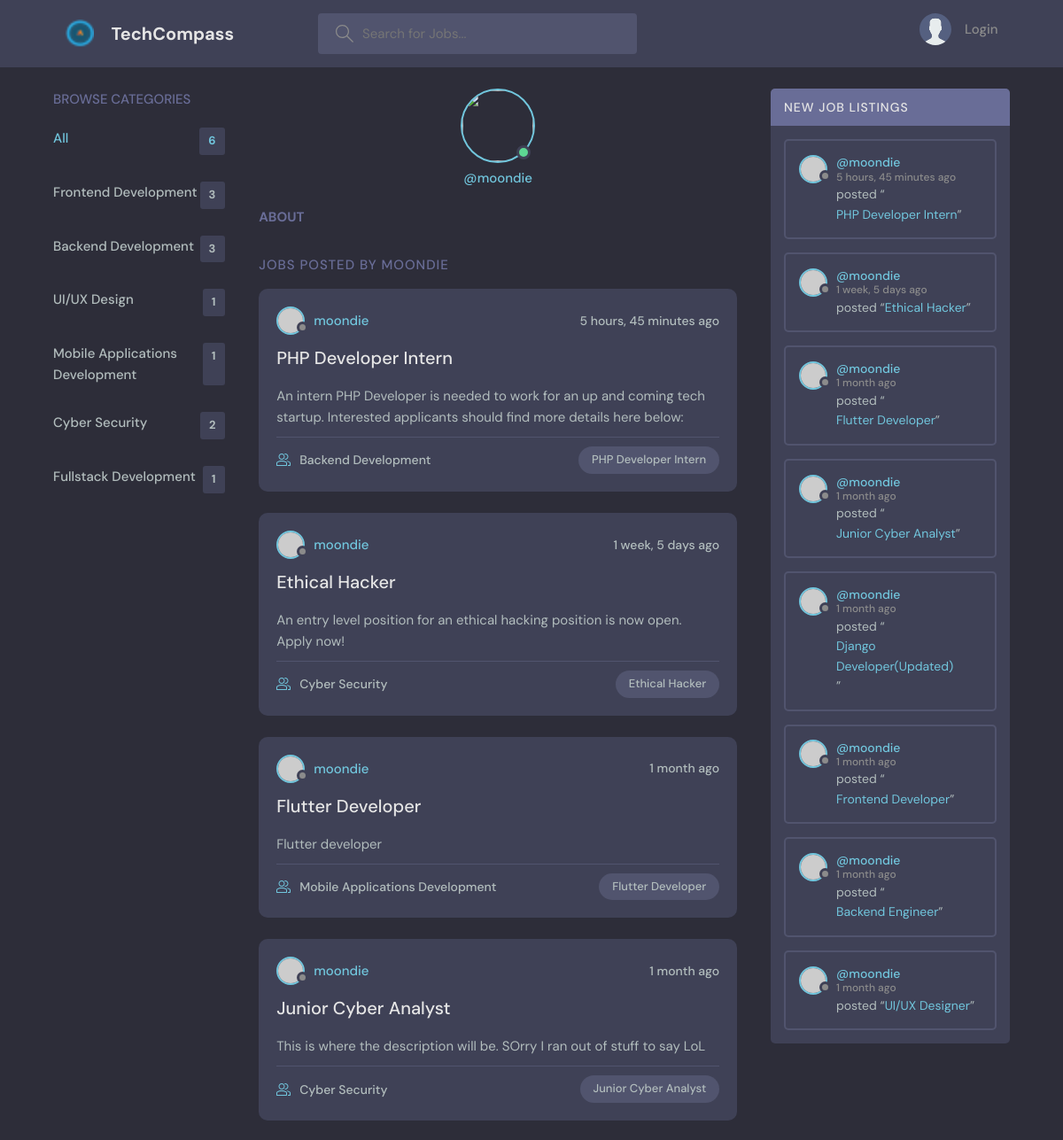
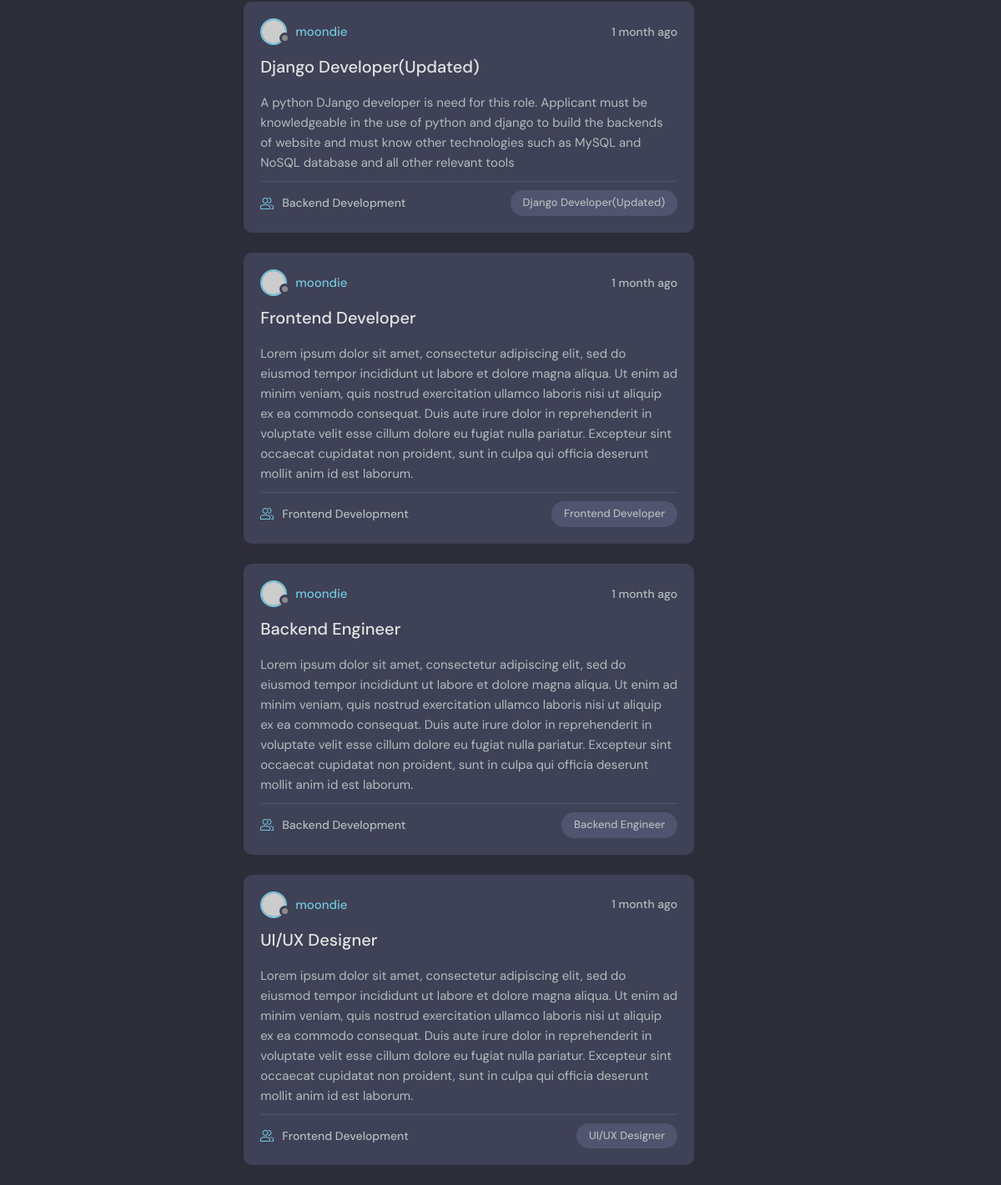
Page /profile/1/ on the committed database (2 pictures, top to bottom).
### base/models.py (models this page shows, shortened)
class Category(models.Model):
    category = models.CharField(max_length=200)

class Job(models.Model):
    posted_by = models.ForeignKey(User, on_delete=models.SET_NULL, null=True)
    category = models.ForeignKey(Category, on_delete=models.SET_NULL, null=True)
    title = models.CharField(max_length=200)
    description = models.TextField()
    created = models.DateTimeField(auto_now_add=True)
    updated = models.DateTimeField(auto_now=True)
    class Meta:
        ordering = ['-updated', '-created']

### base/views.py (the view)
# urls.py: path('profile/<str:pk>/', views.userProfile, name='user-profile'),
def userProfile(request, pk):
    user = User.objects.get(id=pk)
    jobs = user.job_set.all()
    comments = user.comment_set.all()
    category = Category.objects.all()
    context = {'user': user, 'jobs': jobs, 'comments': comments, 'category': category}
    return render(request, 'base/profile.html', context)

### base/templates/base/profile.html (shortened to what this page needs)
{% extends 'main.html' %}
{% block content %}
<main class="profile-page layout layout--3">
  <div class="container">
    {% include 'base/category_feed.html' %}
    <div class="roomList">
      <div class="profile">
        <div class="profile__avatar">
          <div class="avatar avatar--large active">
            <img src="{{user.avatar.url}}" />
          </div>
        </div>
        <div class="profile__info">
          <p>@{{user.username}}</p>
        </div>
        <div class="profile__about">
          <h3>About</h3>
        </div>
      </div>
      <div class="roomList__header">
        <div>
          <h2>Jobs Posted by {{user.username}}</a>
          </h2>
        </div>
      </div>
      {% include 'base/main_feed.html' %}
    </div>
    {% include 'base/activity_feed.html' %}
</main>
{% endblock content %}

### base/templates/base/category_feed.html
<div class="topics">
    <div class="topics__header">
      <h2>Browse Categories</h2>
    </div>
    <ul class="topics__list">
      <li>
        <a href="{% url 'HomePage' %}" class="active">All <span>{{category.count}}</span></a>
      </li>
      {% for cat in category%}
      <li>
        <a href="{% url 'HomePage'%}?q={{cat.category}}">{{cat.category}} <span>{{cat.job_set.all.count}}</span></a>
      </li>
      {% endfor %}
  </div>

### base/templates/base/main_feed.html (shortened to what this page needs)
{% for job in jobs %}
<div class="roomListRoom">
    <div class="roomListRoom__header">
      <a href="{% url 'user-profile' job.posted_by.id %}" class="roomListRoom__author">
        <div class="avatar avatar--small">
          <img src="https://randomuser.me/api/portraits/women/11.jpg" />
        </div>
        <span>{{job.posted_by.username}}</span>
      </a>
      <div class="roomListRoom__actions">
        <span>{{job.created|timesince}} ago</span>
      </div>
    </div>
    <div class="roomListRoom__content">
      <a href="{% url 'Job' job.id %}">{{job.title}}</a>
      <p>
        {{job.description}}
      </p>
    </div>
    <div class="roomListRoom__meta">
      <a href="{% url 'Job' job.id %}" class="roomListRoom__joined">
        <p>{{ job.category.category }}</p>
      </a>
      <p class="roomListRoom__topic">{{job.title}}</p>
    </div>
  </div>
  {% endfor %}

### base/templates/base/activity_feed.html
<div class="activities">
    <div class="activities__header">
      <h2>New Job Listings</h2>
    </div>
    {% for job in jobs %}
    <div class="activities__box">
        <div class="activities__boxHeader roomListRoom__header">
        <a href="{% url 'user-profile' job.posted_by.id%}" class="roomListRoom__author">
          <div class="avatar avatar--small">
            <img src="https://randomuser.me/api/portraits/women/11.jpg" />
          </div>
          <p>
            @{{ job.posted_by }}
            <span>{{job.created|timesince}} ago</span>
          </p>
        </a>
        </div>
      <div class="activities__boxContent">
        <p>posted “<a href="{% url 'Job' job.id %}">{{ job.title }}</a>”</p>
      </div>
    </div>
    {% endfor %}
    </div>
</div>

### rows in the picture
Category: category "Frontend Development", job_set.all.count "3"
Category: category "Backend Development", job_set.all.count "3"
Category: category "UI/UX Design", job_set.all.count "1"
Category: category "Mobile Applications Development", job_set.all.count "1"
Category: category "Cyber Security", job_set.all.count "2"
Category: category "Fullstack Development", job_set.all.count "1"
Job: posted_by.username "moondie", created "5 hours, 45 minutes", title "PHP Developer Intern", description "An intern PHP Developer is needed to work for an up and coming tech startup. Interested applicants should find more details here below:", category.category "Backend Development", posted_by "moondie"
Job: posted_by.username "moondie", created "1 week, 5 days", title "Ethical Hacker", description "An entry level position for an ethical hacking position is now open. Apply now!", category.category "Cyber Security", posted_by "moondie"
Job: posted_by.username "moondie", created "1 month", title "Flutter Developer", description "Flutter developer", category.category "Mobile Applications Development", posted_by "moondie"
Job: posted_by.username "moondie", created "1 month", title "Junior Cyber Analyst", description "This is where the description will be. SOrry I ran out of stuff to say LoL", category.category "Cyber Security", posted_by "moondie"
Job: posted_by.username "moondie", created "1 month", title "Django Developer(Updated)", description "A python DJango developer is need for this role. Applicant must be knowledgeable in the use of python and django to build the backends of website and must know other technologies such as MySQL and NoSQL database and all other relevant tools", category.category "Backend Development", posted_by "moondie"
Job: posted_by.username "moondie", created "1 month", title "Frontend Developer", description "Lorem ipsum dolor sit amet, consectetur adipiscing elit, sed do eiusmod tempor incididunt ut labore et dolore magna aliqua. Ut enim ad minim veniam, quis nostrud exercitation ullamco laboris nisi ut aliquip ex ea commodo consequat. Duis aute irure dolor in reprehenderit in voluptate velit esse cillum dolore eu fugiat nulla pariatur. Excepteur sint occaecat cupidatat non proident, sunt in culpa qui officia deserunt mollit anim id est laborum.", category.category "Frontend Development", posted_by "moondie"
Job: posted_by.username "moondie", created "1 month", title "Backend Engineer", description "Lorem ipsum dolor sit amet, consectetur adipiscing elit, sed do eiusmod tempor incididunt ut labore et dolore magna aliqua. Ut enim ad minim veniam, quis nostrud exercitation ullamco laboris nisi ut aliquip ex ea commodo consequat. Duis aute irure dolor in reprehenderit in voluptate velit esse cillum dolore eu fugiat nulla pariatur. Excepteur sint occaecat cupidatat non proident, sunt in culpa qui officia deserunt mollit anim id est laborum.", category.category "Backend Development", posted_by "moondie"
Job: posted_by.username "moondie", created "1 month", title "UI/UX Designer", description "Lorem ipsum dolor sit amet, consectetur adipiscing elit, sed do eiusmod tempor incididunt ut labore et dolore magna aliqua. Ut enim ad minim veniam, quis nostrud exercitation ullamco laboris nisi ut aliquip ex ea commodo consequat. Duis aute irure dolor in reprehenderit in voluptate velit esse cillum dolore eu fugiat nulla pariatur. Excepteur sint occaecat cupidatat non proident, sunt in culpa qui officia deserunt mollit anim id est laborum.", category.category "Frontend Development", posted_by "moondie"

### other values in the picture
{{ category.count }} "6"
{{ user.username }} "moondie"
{{ user.username }} "MOONDIE"
